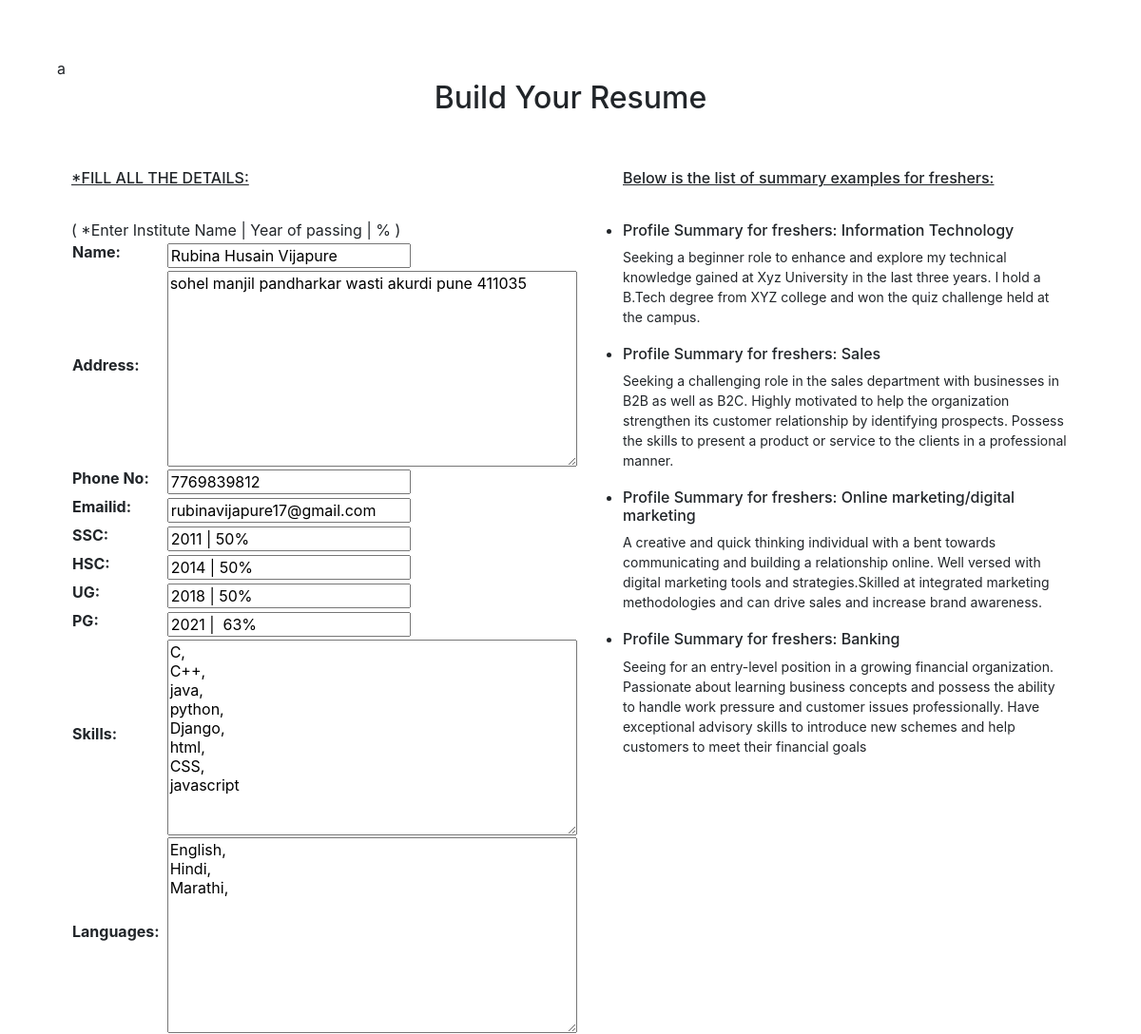
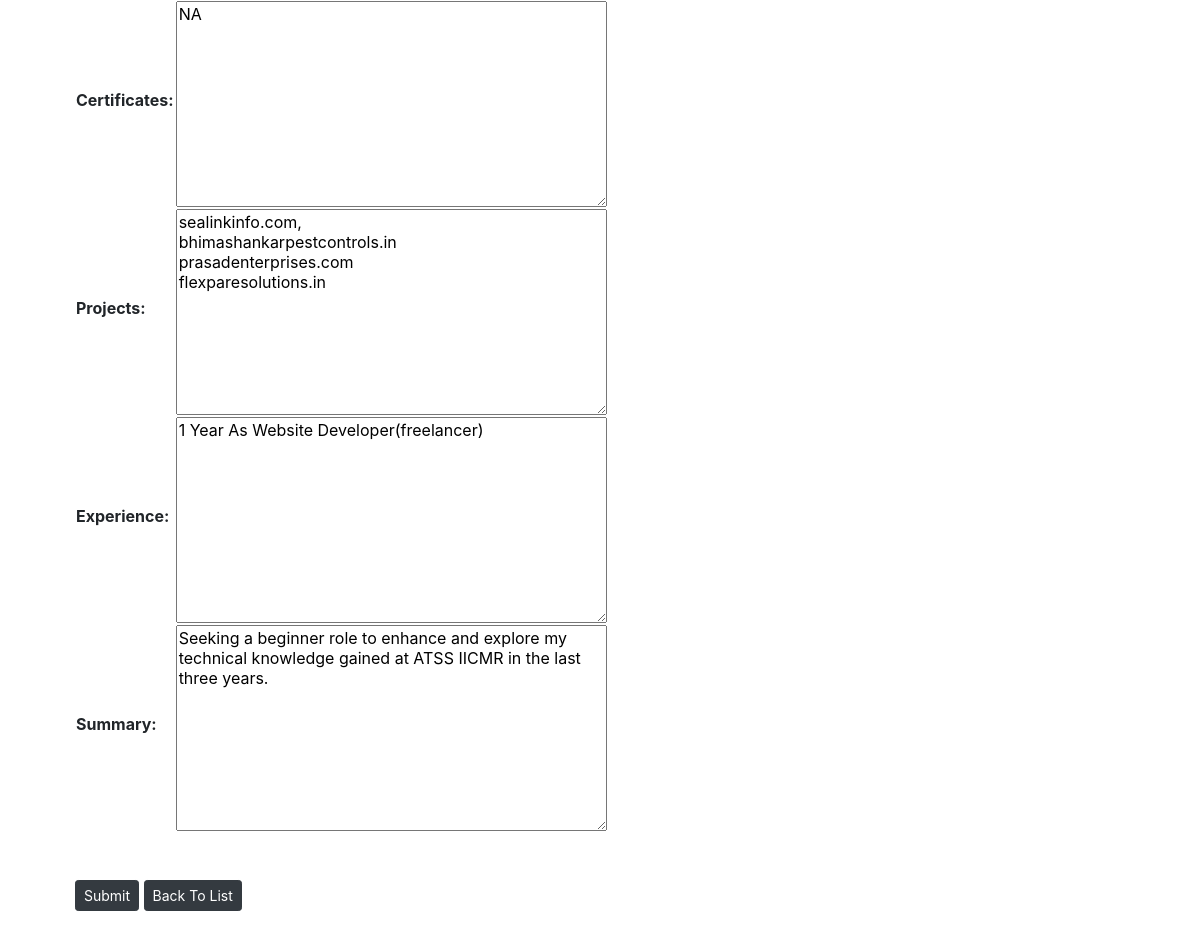
The page /update/3/ on the database its author committed (2 pictures, top to bottom).
### TestResume/models.py (models this page shows, shortened)
class Resume(models.Model):
    Name=models.CharField(max_length=30)
    Address=models.TextField(   )
    Phone_No=models.IntegerField()
    Emailid=models.CharField(max_length=30)
    SSC=models.CharField(max_length=30)
    HSC=models.CharField(max_length=30)
    UG=models.CharField(max_length=30)
    PG=models.CharField(max_length=30)
    Skills=models.TextField()
    Languages=models.TextField()
    Certificates=models.TextField()
    Projects=models.TextField()
    Experience=models.TextField()
    Summary=models.TextField()

### TestResume/views.py (the view)
# urls.py: path('update/<int:pk>/', views.UpdateData.as_view()),
class UpdateData(UpdateView):
    model=Resume
    fields=('Name','Address','Phone_No','Emailid', 'SSC','HSC','UG','PG', 'Skills', 'Languages',
    'Certificates', 'Projects', 'Experience','Summary')

### templates/TestResume/resume_form.html (shortened to what this page needs)
a{% load static %}
<html>
<head>
    <link rel="stylesheet" href="https://maxcdn.bootstrapcdn.com/bootstrap/4.0.0/css/bootstrap.min.css">
    <link rel="stylesheet" type="text/css" href="{% static "style.css" %}">
</head>
<body >
<div class="container-fluid" >
    <h2><center>Build Your Resume</center></h2><br><br>
    <div class="row">
        <div class="col-sm-6">
            <h6><u>*FILL ALL THE DETAILS:</u></h6><BR>
            <span>( *Enter Institute Name | Year of passing | % )</span>
        <form action="" method="post" class="">
            <table class="table-borderless">
            {{form.as_table}}
            </table>
            <br><br>
            <input type="Submit" name="" class="btn btn-dark btn-sm" value="Submit">
            <a href="/list"  class="btn btn-dark btn-sm" >Back To List</a>
        </form>
        </div>
        <div class="col-sm-6">
            <ul>
                <h6><U>Below is the list of summary examples for freshers:</U></h6><BR>
                <li>
                    <h6>Profile Summary for freshers: Information Technology </h6>
                    <p>Seeking a beginner role to enhance and explore my technical knowledge gained
                    at Xyz University in the last three years. I hold a B.Tech degree from XYZ college and won the quiz challenge held at the campus. </p>
                </li>
                <li>
                    <h6>Profile Summary for freshers: Sales</h6>
                    <p>Seeking a challenging role in the sales department with businesses in B2B as well as B2C. Highly motivated to help the organization strengthen
                    its customer relationship by identifying prospects. Possess the skills to present a product or service to the clients in a professional manner.</p>
                </li>
                <li>
                    <h6>Profile Summary for freshers: Online marketing/digital marketing</h6>
                    <p>A creative and quick thinking individual with a bent towards communicating and building a relationship online. Well versed with digital
                     marketing tools and strategies.Skilled at integrated marketing methodologies and can drive sales and increase brand awareness.</p>
                </li>
                <li>
                    <h6>Profile Summary for freshers: Banking</h6>
                    <p>Seeing for an entry-level position in a growing financial organization. Passionate about learning business concepts and possess
                    the ability to handle work pressure and customer issues professionally.
                    Have exceptional advisory skills to introduce new schemes and help customers to meet their financial goals</p>
                </li>
            </ul>
        </div>
    </div>
</div>
</body>
</html>

### static/style.css (style rules this page uses)
body { margin: 5%; }
p { font-size: 14px; }

### rows shown on the page
Resume: Name "Rubina Husain Vijapure", Address "sohel manjil pandharkar wasti akurdi pune 411035", Phone_No "7769839812", Emailid "rubinavijapure17@gmail.com", SSC "2011 | 50%", HSC "2014 | 50%", UG "2018 | 50%", PG "2021 | 63%", Skills "C, C++, java, python, Django, html, CSS, javascript", Languages "English, Hindi, Marathi,", Certificates "NA", Projects "sealinkinfo.com, bhimashankarpestcontrols.in prasadenterprises.com flexparesolutions.in", Experience "1 Year As Website Developer(freelancer)", Summary "Seeking a beginner role to enhance and explore my technical knowledge gained at ATSS IICMR in the last three years."
